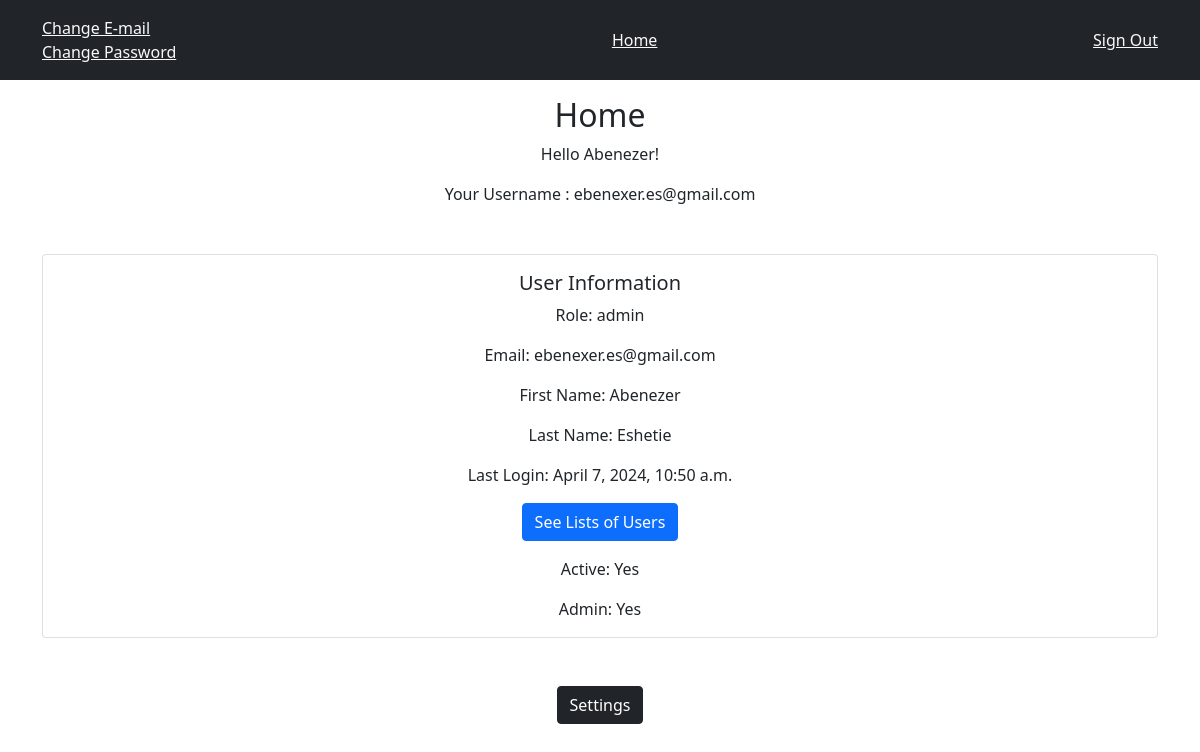
The app's page /home/ (signed in), older data.
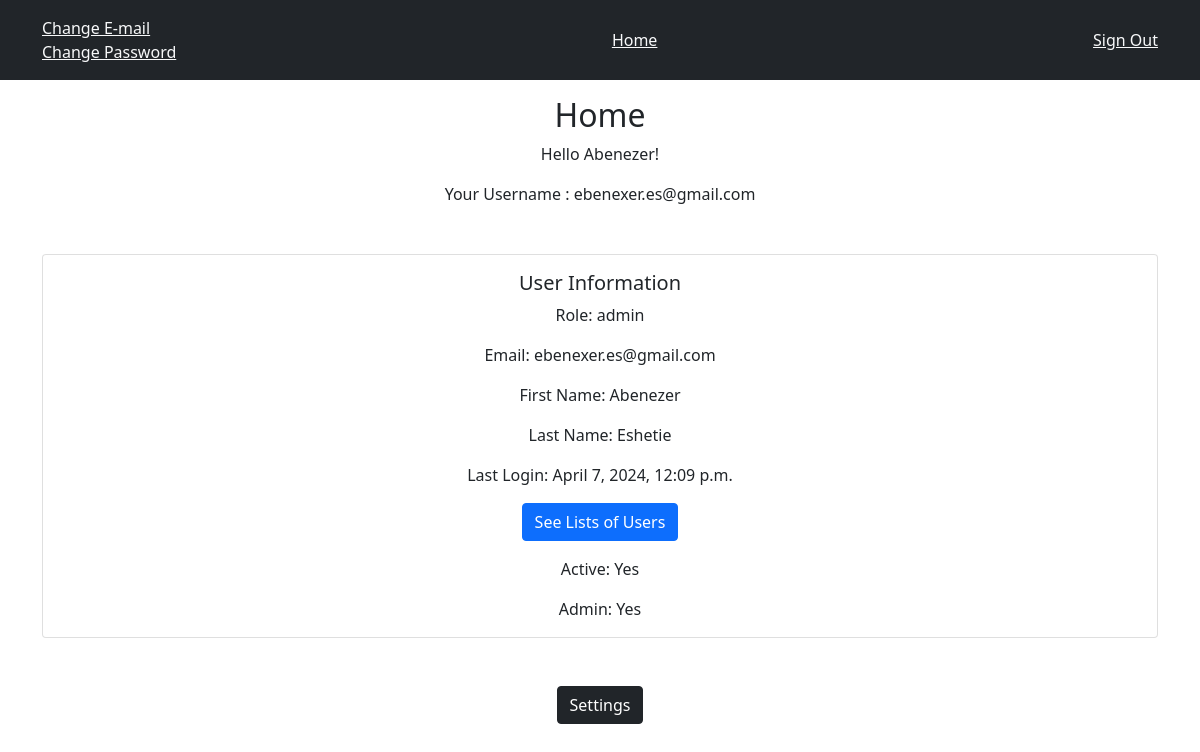
The same page, newer data.
### authuser/models.py (models this page shows, shortened)
class User(AbstractBaseUser, PermissionsMixin):
    email = models.EmailField(unique=True)
    first_name = models.CharField(max_length=255, blank=True, null=True)
    last_name = models.CharField(max_length=255, blank=True, null=True)
    username = models.CharField(max_length=255, unique=True, blank=True, null=True)
    role = models.CharField(max_length=25, choices=CustomUserManager.Roles.choices, default=CustomUserManager.Roles.FOOTBALL_PLAYER)
    is_staff = models.BooleanField(default=False)
    is_superuser = models.BooleanField(default=False)
    is_active = models.BooleanField(default=True)
    created_at = models.DateTimeField(auto_now_add=True)
    objects = CustomUserManager()
    USERNAME_FIELD = 'email'
    EMAIL_FIELD = 'email'
    REQUIRED_FIELDS = []
    class Meta:
        verbose_name = 'User'
        verbose_name_plural = 'Users'
    def __str__(self):
        return self.email

### templates/dashboard/home.html (shortened to what this page needs)
{% extends 'account/base.html' %}
{% block content %}
<div class="text-center">
    <h2>Home</h2>
    <p>Hello {{ user.first_name }}!</p>
    <p>Your Username : {{ user }}</p>
    <div class="container">
        {% if user.is_authenticated %}
        <div class="card mt-5">
            <div class="card-body">
                <h5 class="card-title">User Information</h5>
                <p class="card-text">Role: {{ user.role }}</p>
                <p class="card-text">Email: {{ user.email }}</p>
                {% if user.first_name %}
                <p class="card-text">First Name: {{ user.first_name }}</p>
                {% endif %}
                {% if user.last_name %}
                <p class="card-text">Last Name: {{ user.last_name }}</p>
                {% endif %}
                {% if user.last_login %}
                <p class="card-text">Last Login: {{ user.last_login }}</p>
                {% endif %}
                {% if user.role == 'admin' %}
                <a class="btn btn-primary mb-3" href="/auth/users.html">See Lists of Users</a>
                {% endif %}
                {% if user.is_active %}
                <p class="card-text">Active: Yes</p>
                {% endif %}
                {% if user.role == 'admin' %}
                <p class="card-text">Admin: Yes</p>
                {% else %}
                <p class="card-text">Admin: No</p>
                {% endif %}
            </div>
        </div>
        {% endif %}
    </div>
    <a class="btn btn-dark mt-5" href="{% url 'socialaccount_connections' %}">Settings</a>
</div>
{% endblock %}

Row changes from the older to the newer data that the page shows:
changed User "Abenezer": last_login "April 7, 2024, 10:50 a.m." → "April 7, 2024, 12:09 p.m."
